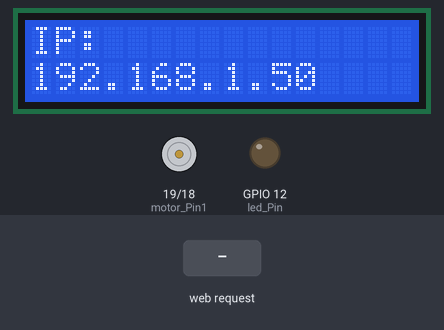
Bench run of a sketch on a simulated ESP32. Shown: 16×2 character LCD, motor-driver pin pairs drawn as motors (green arrow = first pin HIGH = forward, orange = second pin HIGH = backward, longer = more drive), output pins drawn as LEDs (lit = HIGH). The test bench sets the inputs (shaded band). WiFi joins after 1.5 s; servers stay silent unless stated; what the sketch prints to the serial monitor is not drawn.

Above: at 3.8 s.
3.9 s: HTTP request GET /LED_ON received
At 5.1 s:
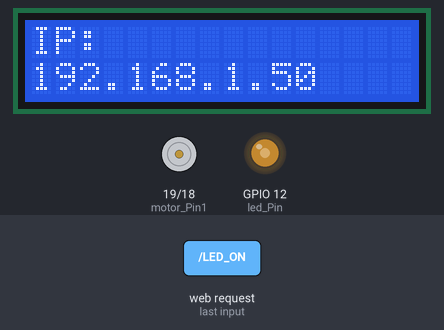
5.4 s: HTTP request GET /Motor_ON received
At 5.9 s:
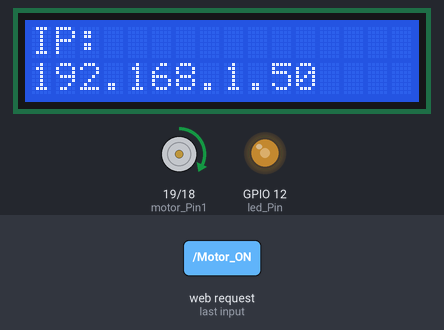
6.9 s: HTTP request GET /LED_OFF received
At 7.3 s:
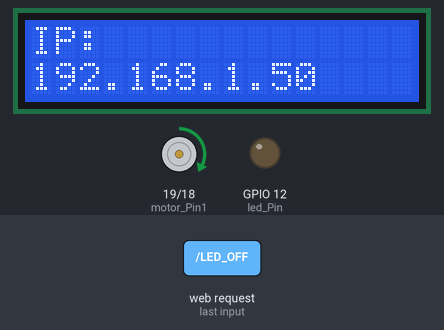
8.4 s: HTTP request GET /LED_ON received
At 9.6 s:
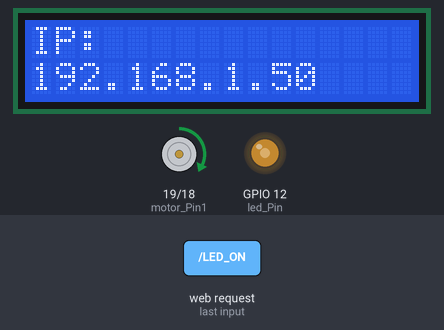
9.9 s: HTTP request GET /LED_OFF received
At 10.4 s:
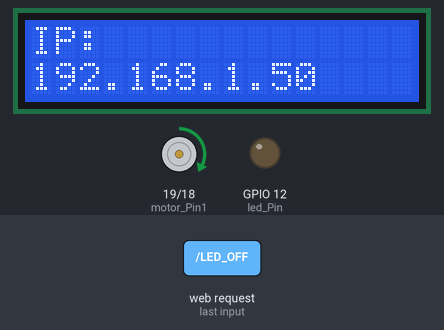
Timing chart, 0 to 12.4 s (numbered marks = the images above; inputs shaded):
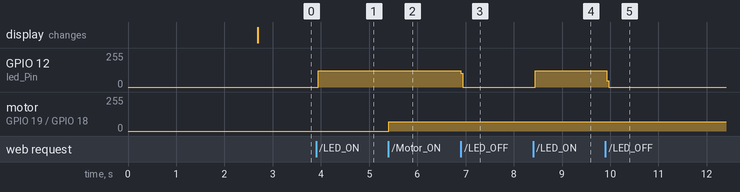

Measured:
- after the input at 3.9 s, GPIO 12 (led_Pin): 0/255 → 122/255 at once
- after the input at 5.4 s, motor on GPIO 19 (motor_Pin1) / GPIO 18 (motor_Pin2): stopped → forward 70/255 at once
- after the input at 6.9 s, GPIO 12 (led_Pin): 122/255 → 0/255 at once
- after the input at 8.4 s, GPIO 12 (led_Pin): 0/255 → 122/255 at once
- after the input at 9.9 s, GPIO 12 (led_Pin): 122/255 → 0/255 at once

The sketch:

pj21_2_wifi_control_led_fan.ino
```cpp
/*
 * 项目: wifi_control_led_fan
 * 描述: WiFi网页控制LED和风扇
 * 编译IDE：ARDUINO IDE
 * 作者: http//www.keyes-robot.com
*/
#include <WiFi.h>       // 引入WiFi库，控制ESP32的WiFi连接功能
#include <WebServer.h>  // 引入WebServer库，创建HTTP服务器
#include <LiquidCrystal_I2C.h> // 引入LiquidCrystal_I2C库

//初始化LCD模块
LiquidCrystal_I2C lcd(0x27, 16, 2);

/*替换为您的网络凭据（输入您自己的WiFi名称和密码）*/
const char* ssid = "ChinaNet-2.4G-0DF0";  // 输入你自己的WiFi名称
const char* password = "ChinaNet@233"; // 输入你自己的WiFi密码

WebServer server(80);  // 创建一个Web服务器对象，监听80端口

uint8_t led_Pin = 12;    // 蜂鸣器连接到GPIO12
bool LED_State = false;  // 蜂鸣器的状态，初始为关闭

uint8_t motor_Pin1 = 19;    // 电机IN+引脚连接到GPIO19
uint8_t motor_Pin2 = 18;    // 电机IN-引脚连接到GPIO18
bool Motor_State = false;  // 电机的状态，初始为关闭

void setup() {
  Serial.begin(9600);           // 初始化串口通信，波特率9600
  delay(100);                   // 延时100毫秒
  pinMode(led_Pin, OUTPUT);  // 设置GPIO12为输出模式
  pinMode(motor_Pin1, OUTPUT);  // 设置GPIO18为输出模式
  pinMode(motor_Pin2, OUTPUT);  // 设置GPIO19为输出模式

  Serial.println("Connecting to ");
  Serial.println(ssid);  // 打印正在连接的Wi-Fi名称

  // 连接到Wi-Fi网络
  WiFi.begin(ssid, password);

  // 检查Wi-Fi是否连接成功
  while (WiFi.status() != WL_CONNECTED) {
    delay(1000);
    Serial.print(".");  // 每隔1秒打印一个点，表示正在连接
  }
  Serial.println("");
  delay(500);
  Serial.println("WiFi connected..!");  // Wi-Fi连接成功
  Serial.print("Got IP: ");
  Serial.println(WiFi.localIP());  // 打印分配到的IP地址

  // 初始化LCD
  lcd.init();
  lcd.backlight();
  lcd.clear();
  lcd.setCursor(0, 0);
  lcd.print("IP:");
  lcd.setCursor(0, 1);
  lcd.print(WiFi.localIP());

  // 设置不同URL路径的处理函数
  server.on("/", handle_OnConnect);            // 根路径，初始化页面
  server.on("/LED_ON", handle_LED_ON);         // 黄色LED打开
  server.on("/LED_OFF", handle_LED_OFF);      // 黄色LED关闭
  server.on("/Motor_ON", handle_Motor_ON);    // 风扇打开
  server.on("/Motor_OFF", handle_Motor_OFF);  // 风扇关闭
  server.onNotFound(handle_NotFound);         // 处理未找到的路径

  server.begin();                         // 启动Web服务器
  Serial.println("HTTP server started");  // 打印服务器启动信息
}

void loop() {
  server.handleClient();  // 处理客户端请求
  if (LED_State) {
    digitalWrite(led_Pin, HIGH);  // 如果黄色LED状态为开，则输出高电平，LED点亮
    delay(1);
    digitalWrite(led_Pin, LOW);  // 否则输出低电平关闭黄色LED
    delay(1);
  } else {
    digitalWrite(led_Pin, LOW);  // 否则输出低电平关闭黄色LED
  }
  if (Motor_State) {
    // 如果风扇状态为开，则打开风扇
    analogWrite(motor_Pin1, 70);
    analogWrite(motor_Pin2, 0);
  } else {
    // 否则关闭风扇
    analogWrite(motor_Pin1, 0);
    analogWrite(motor_Pin2, 0);
  }
}

// 处理根路径请求，显示初始页面
void handle_OnConnect() {
  LED_State = false;  // 初始时关闭蜂鸣器
  Motor_State = false;   // 初始时关闭风扇
  Serial.println("GPIO12 Status: OFF | GPIO18 Status: OFF | GPIO19 Status: OFF");  // 打印LED和风扇状态
  server.send(200, "text/html", SendHTML(LED_State, Motor_State));  // 返回初始HTML页面
}

// 处理黄色LED打开请求
void handle_LED_ON() {
  LED_State = true;    // 设置LED状态为开
  Serial.println("GPIO12 Status: ON");   // 打印LED状态
  server.send(200, "text/html", SendHTML(LED_State, Motor_State));  // 返回更新后的HTML页面
}

// 处理黄色LED关闭请求
void handle_LED_OFF() {
  LED_State = LOW;     // 设置蜂鸣器状态为关
  Serial.println("GPIO12 Status: OFF");  // 打印蜂鸣器状态
  server.send(200, "text/html", SendHTML(LED_State, Motor_State));  // 返回更新后的HTML页面
}

// 处理风扇打开请求
void handle_Motor_ON() {
  Motor_State = true;   // 设置风扇状态为开
  Serial.println("GPIO18 Status: ON | GPIO19 Status: ON");  // 打印风扇状态
  server.send(200, "text/html", SendHTML(LED_State, Motor_State));  // 返回更新后的HTML页面
}

// 处理风扇关闭请求
void handle_Motor_OFF() {
  Motor_State = false;  // 设置风扇状态为关
  Serial.println("GPIO18 Status: OFF | GPIO19 Status: OFF"); // 打印风扇状态
  server.send(200, "text/html", SendHTML(LED_State, Motor_State));  // 返回更新后的HTML页面
}

// 处理未找到的路径
void handle_NotFound() {
  server.send(404, "text/plain", "Not found");  // 返回404错误
}

// 生成HTML页面，用来显示蜂鸣器与风扇状态和控制按钮
String SendHTML(uint8_t BuzzerState, uint8_t MotorState) {
  String ptr = "<!DOCTYPE html> <html>\n";
  ptr += "<head><meta name=\"viewport\" content=\"width=device-width, initial-scale=1.0, user-scalable=no\">\n";
  ptr += "<title>Buzzer-Motor Control</title>\n";
  ptr += "<style>html { font-family: Helvetica; display: inline-block; margin: 0px auto; text-align: center;}\n";
  ptr += "body{margin-top: 50px;} h1 {color: #444444;margin: 50px auto 30px;} h3 {color: #444444;margin-bottom: 50px;}\n";
  ptr += ".button {display: block;width: 80px;background-color: #3498db;border: none;color: white;padding: 13px 30px;text-decoration: none;font-size: 25px;margin: 0px auto 35px;cursor: pointer;border-radius: 4px;}\n";
  ptr += ".button-on {background-color: #3498db;}\n";
  ptr += ".button-on:active {background-color: #2980b9;}\n";
  ptr += ".button-off {background-color: #34495e;}\n";
  ptr += ".button-off:active {background-color: #2c3e50;}\n";
  ptr += "p {font-size: 14px;color: #888;margin-bottom: 10px;}\n";
  ptr += "</style>\n";
  ptr += "</head>\n";
  ptr += "<body>\n";
  ptr += "<h1>ESP32 Web Server</h1>\n";
  ptr += "<h3>Using Station(STA) Mode</h3>\n";

  // 根据黄色LED状态生成HTML按钮
  if (BuzzerState) {
    ptr += "<p>LED State: ON</p><a class=\"button button-off\" href=\"/LED_OFF\">OFF</a>\n";
  } else {
    ptr += "<p>LED State: OFF</p><a class=\"button button-on\" href=\"/LED_ON\">ON</a>\n";
  }

  // 根据风扇状态生成HTML按钮
  if (MotorState) {
    ptr += "<p>Motor State: ON</p><a class=\"button button-off\" href=\"/Motor_OFF\">OFF</a>\n";
  } else {
    ptr += "<p>Motor State: OFF</p><a class=\"button button-on\" href=\"/Motor_ON\">ON</a>\n";
  }

  ptr += "</body>\n";
  ptr += "</html>\n";
  return ptr;  // 返回生成的HTML页面
}
```
